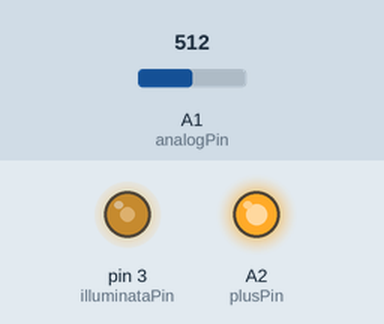
A sketch run on a simulated Arduino Uno, built with avr-gcc and run on an emulated ATmega328P. On the bench: output pins drawn as LEDs (lit = HIGH). The test bench sets the inputs (shaded band); at power-on: A1 (analogPin) = 512.

Above: at 1.2 s.
1.3 s: A1 (analogPin) set to 716
At 2.2 s:
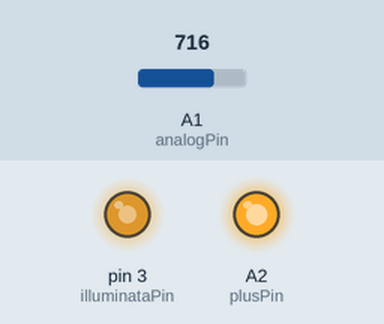
2.8 s: A1 (analogPin) set to 900
At 3.3 s:
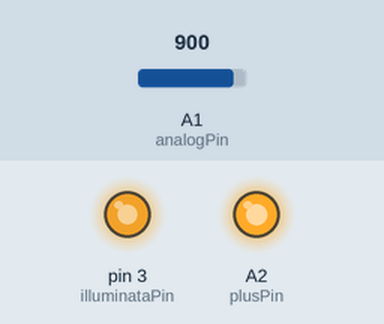
4.3 s: A1 (analogPin) set to 122
At 5.5 s:
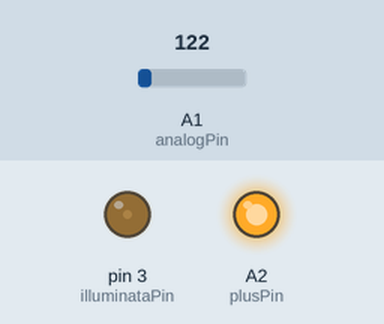
5.8 s: A1 (analogPin) set to 0
At 7.0 s:
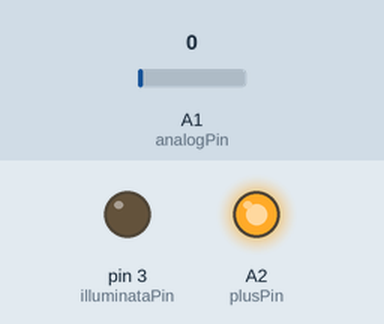
Timing chart, 0 to 8.3 s (numbered marks = the images above; inputs shaded):
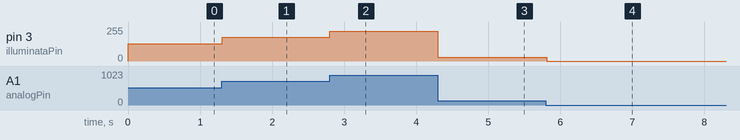

The sketch:

02_dimmer.ino
```cpp
/*
 * Example sketch for the MonkMakes Illuminata
 * https://monkmakes.com/illuminata
 */

const int illuminataPin = 3;
const int analogPin = A1;
const int gndPin = A0;
const int plusPin = A2;

void setup() {
  pinMode(illuminataPin, OUTPUT);
  pinMode(gndPin, OUTPUT);
  pinMode(plusPin, OUTPUT);
  digitalWrite(plusPin, HIGH);
}

void loop() {
  int brightness = analogRead(analogPin) / 4;
  analogWrite(illuminataPin, brightness);
  delay(10);
}
```

Measured:
- after the input at 1.3 s, pin 3 (illuminataPin): 128/255 → 179/255 at once
- after the input at 2.8 s, pin 3 (illuminataPin): 179/255 → 225/255 at once
- after the input at 4.3 s, pin 3 (illuminataPin): 225/255 → 30/255 at once
- after the input at 5.8 s, pin 3 (illuminataPin): 30/255 → 0/255 at once
